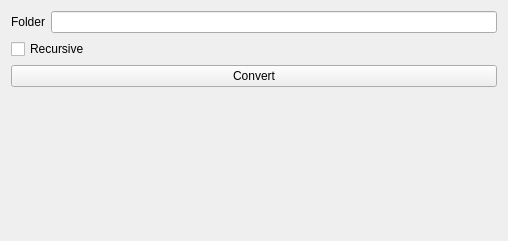
<?xml version="1.0" encoding="UTF-8"?>
<ui version="4.0">
 <class>change_wrong_image_suffix</class>
 <widget class="QWidget" name="change_wrong_image_suffix">
  <property name="geometry">
   <rect>
    <x>0</x>
    <y>0</y>
    <width>508</width>
    <height>241</height>
   </rect>
  </property>
  <property name="windowTitle">
   <string>Form</string>
  </property>
  <layout class="QVBoxLayout" name="verticalLayout">
   <item>
    <layout class="QHBoxLayout" name="horizontalLayout">
     <item>
      <widget class="QLabel" name="label">
       <property name="text">
        <string>Folder</string>
       </property>
      </widget>
     </item>
     <item>
      <widget class="QLineEdit" name="lineEditFolder"/>
     </item>
    </layout>
   </item>
   <item>
    <widget class="QCheckBox" name="checkBoxRecursive">
     <property name="text">
      <string>Recursive</string>
     </property>
    </widget>
   </item>
   <item>
    <widget class="QPushButton" name="pushButtonConvert">
     <property name="text">
      <string>Convert</string>
     </property>
    </widget>
   </item>
   <item>
    <spacer name="verticalSpacer">
     <property name="orientation">
      <enum>Qt::Vertical</enum>
     </property>
     <property name="sizeHint" stdset="0">
      <size>
       <width>20</width>
       <height>140</height>
      </size>
     </property>
    </spacer>
   </item>
  </layout>
 </widget>
 <resources/>
 <connections/>
</ui>
